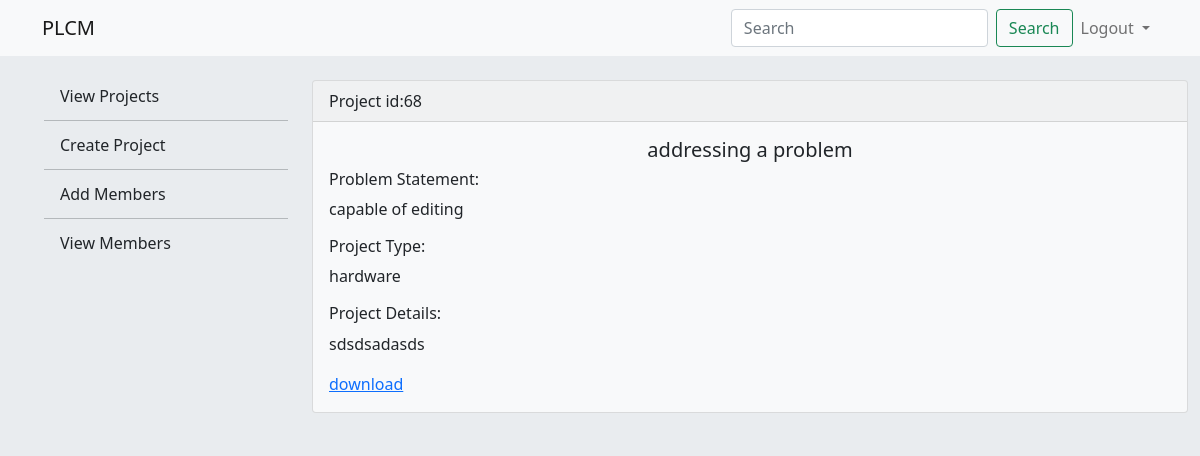
/admin/detail_project.php?p_id=68&&n_id=113 (signed in), run on the app's committed database.
### tables this page shows
CREATE TABLE `projects` (
  `p_id` int(11) NOT NULL,
  `p_title` text NOT NULL,
  `p_category` text NOT NULL,
  `p_problem` text NOT NULL,
  `p_description` text NOT NULL,
  `file_path` text NOT NULL,
  `a_id` int(11) NOT NULL
);

### admin/detail_project.php (the view, shortened to what this page needs)
<?php
include("connection/connection.php");
$query="select * from projects where p_id=".$_GET['p_id'];
$result=mysqli_query($conn,$query);
?>
<!doctype html>
<html lang="en">
  <head>
    <link href="https://cdn.jsdelivr.net/npm/bootstrap@5.1.3/dist/css/bootstrap.min.css" rel="stylesheet">
    <link rel='stylesheet' href='css/style.css'>
  </head>
  <body>
  <div class='container-fluid p-0 responsive'>
  <nav class="navbar navbar-expand-md navbar-light bg-light">
  <div class="container">
    <a class="navbar-brand" href="#">PLCM</a>
    <div class="collapse navbar-collapse" id="navbarSupportedContent">
      <form class="d-flex">
        <input class="form-control me-2" type="search" placeholder="Search" aria-label="Search">
        <button class="btn btn-outline-success" type="submit">Search</button>
      </form>
      <ul class='navbar-nav'>
      <li class="nav-item dropdown">
          <a class="nav-link dropdown-toggle" href="#" id="navbarDropdown" role="button" data-bs-toggle="dropdown" aria-expanded="false">
            Logout
          </a>
        </li>
</ul>
    </div>
  </div>
</nav>
<section class='content bg'>
  <div class='row m-0 pt-md-4'>
  <div class='col-md-3 d-none d-md-block align-self-start'>
  <ul class='menu '>
  <li><a class="dropdown-item " href="index.php">View Projects</a></li>
            <li><hr class="dropdown-divider"></li>
            <li><a class="dropdown-item" href="create_project.php">Create Project</a></li>
            <li><hr class="dropdown-divider"></li>
            <li><a class="dropdown-item" href="add_member.php">Add Members</a></li>
            <li><hr class="dropdown-divider"></li>
            <li><a class="dropdown-item" href="view_member.php">View Members</a></li>
</ul>
</div>
<div class='col-md-9 align-self-start'>
    <div class='row'>
<?php if(mysqli_num_rows($result)>0){
  while($row=mysqli_fetch_assoc($result)){
  ?>
    <div class='col-md-12 mt-2 mt-md-0 '>
    <div class="card text-dark bg-light mb-3" >
               <div class="card-header d-flex">Project id:<?php echo $row['p_id']; ?>
  </div>
          <div class="card-body">
          <h5 class="card-title text-center"><?php echo$row['p_title']; ?></h5>
          <h5 class="card-title h6 ">Problem Statement:</h5>
          <p class='text-body'>
  <?php
echo $row['p_problem'];
    ?>
    </P>
    <h5 class="card-title h6 ">Project Type:</h5>
          <p class='text-body'>
    <?php echo $row['p_category']; ?>
  </p>
    <h5 class="card-title h6 ">Project Details:</h5>
    <?php
    $str= base64_decode($row['p_description']);
    echo $str;
    ?>
     <a href="<?php echo $row['file_path'] ?>" class='link-primary'>download</a>
     </div>
        </div>
    </div>
<?php }
} ?>
</div>
</div>
</div>
</section>
</div>
</body>
</html>

### admin/css/style.css (style rules this page uses)
.row , .col-md-5,.col-md-7 { height:100%; display:flex; justify-content: center; align-items: center; }
.bg { background-color:#e9ecef!important; }
.menu { list-style:none; }
.card { position:relative; }
.responsive { height:100vh; background-color:#e9ecef; }

### data on the page
projects: p_id "68", p_title "addressing a problem", p_problem "capable of editing", p_category "hardware", p_description "sdsdsadasds"
